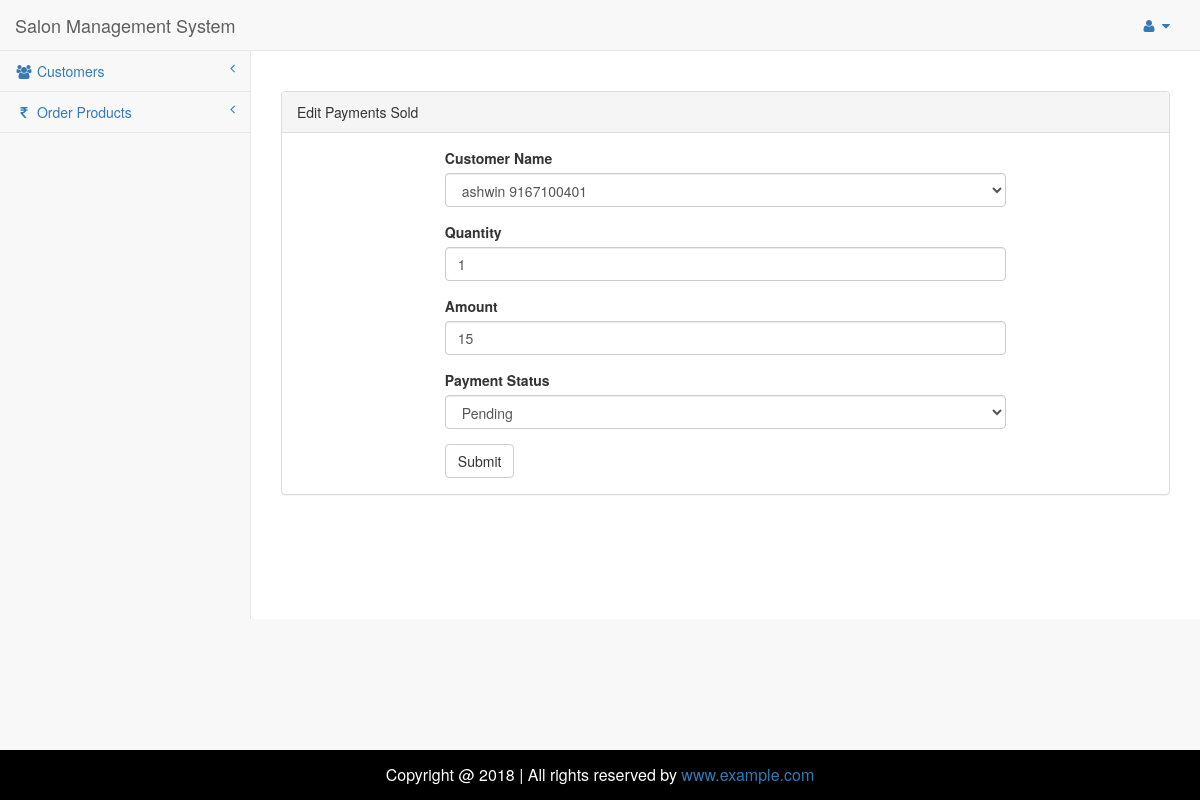
The page /admin_site/edit-sold.php?id=3 (signed in) on the database its author committed.
### tables this page shows
CREATE TABLE `order_items` (
  `id` int(5) NOT NULL,
  `user_id` int(11) NOT NULL,
  `order_id` int(10) NOT NULL,
  `order_date` date NOT NULL,
  `order_time` time(6) NOT NULL,
  `gross_amt` int(10) NOT NULL,
  `order_status` int(10) NOT NULL,
  `payment_type` int(10) NOT NULL,
  `payment_status` int(10) NOT NULL,
  `order_item` varchar(20) NOT NULL,
  `order_amt` varchar(10) NOT NULL,
  `order_qty` varchar(10) NOT NULL,
  `tot_qty` varchar(10) NOT NULL,
  `order_tot_amt` varchar(10) NOT NULL,
  `delivery_amt` varchar(10) NOT NULL,
  `coupon_id` varchar(20) NOT NULL,
  `coupon_amt` int(10) NOT NULL,
  `datetime` datetime(6) NOT NULL
);

### admin_site/edit-sold.php (the view, shortened to what this page needs)
<?php include("php_stuffs/connection.php"); ?>
<?php
if(isset($_GET['id'])) {
	$editId = $_GET['id'];
	$product_get_query = mysqli_query($con, "SELECT * FROM `order_items` WHERE `id` = '".$editId."'");
	$product_fetch_query = mysqli_fetch_array($product_get_query);
}
?>
<!DOCTYPE html>
<html lang="en">
<head>
    <?php include("php_includes/styles.php"); ?>
</head>
<body>
    <div id="wrapper">
        <?php include("php_includes/navbar.php"); ?>
        <div id="page-wrapper">
            <br/><br/>
            <div class="row">
                <div class="col-lg-12">
                    <div class="panel panel-default">
                        <div class="panel-heading">Edit Payments Sold</div>
                        <div class="panel-body">
                            <div class="row">
                                <div class="col-lg-8 col-lg-offset-2">
                                    <form action="" role="form" id="product_form" method="POST" autocomplete="off">
                                        <div class="form-group">
                                            <label for="product_name">Customer Name</label>
                                            <select name="product_name" id="product_name" required class="form-control">
                                                <?php
                                                $query = mysqli_query($con, "SELECT * FROM `customer` WHERE `cust_id` = '".$product_fetch_query['user_id']."'");
                                                while($fetch = mysqli_fetch_array($query))
                                                {
                                                ?>
                                                    <option value="<?php echo $fetch['cust_id']; ?>"selected><?php echo $fetch['cust_name'] ." ".$fetch['cust_mobile']; ?></option>
                                                <?php
                                                }
                                                ?>
                                            </select>
                                        </div>
                                        <div class="form-group">
                                            <label for="product_quantity">Quantity</label>
                                            <input class="form-control" id="product_quantity" name="product_quantity" type="text" value="<?php echo $product_fetch_query['tot_qty']; ?>" required>
                                        </div>
										<div class="form-group">
                                            <label for="product_quantity">Amount</label>
                                            <input class="form-control" id="product_total" name="product_total" type="text" value="<?php echo $product_fetch_query['gross_amt']; ?>" required>
                                        </div>
										<div class="form-group">
                                            <label for="product_quantity">Payment Status</label>
                                            <select class="form-control" id="status" name="status" required>
												<option value="0" <?php if($product_fetch_query['payment_status'] == 0) { echo "selected"; } ?>>Pending</option>
											</select>
                                        </div>
                                        <button type="submit" name="submit_34" class="btn btn-default">Submit</button>
                                    </form>
                                </div>
                                <div class="col-lg-12">
                                </div>
                            </div>
                        </div>
                    </div>
                </div>
            </div>
        </div>
        <?php include("php_includes/footer.php"); ?>
    </div>
</body>
</html>

### rows shown on the page
order_items: product_quantity "1", product_total "15", status "Pending"

### other values the page prints
form field product_name "ashwin 9167100401"
